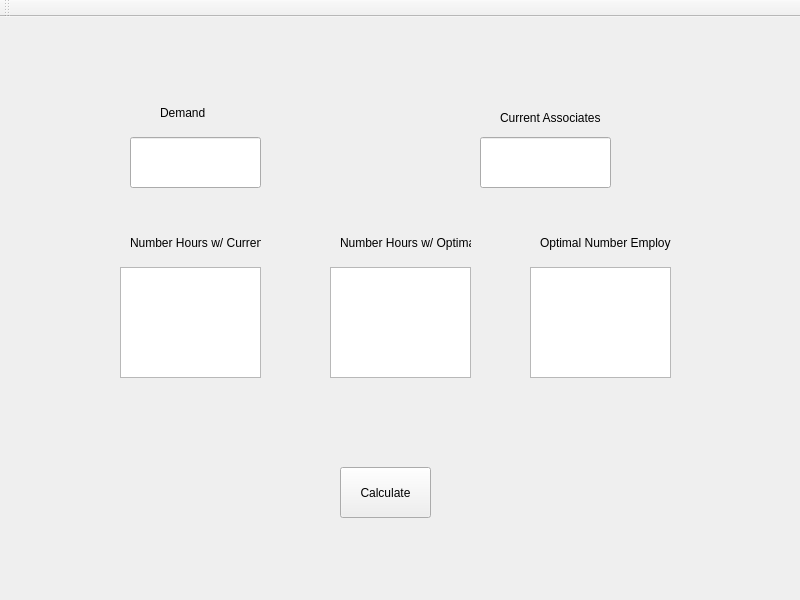
<?xml version="1.0" encoding="UTF-8"?>
<ui version="4.0">
 <class>MainWindow</class>
 <widget class="QMainWindow" name="MainWindow">
  <property name="geometry">
   <rect>
    <x>0</x>
    <y>0</y>
    <width>800</width>
    <height>600</height>
   </rect>
  </property>
  <property name="windowTitle">
   <string>MainWindow</string>
  </property>
  <widget class="QWidget" name="centralwidget">
   <widget class="QPushButton" name="pushButton">
    <property name="geometry">
     <rect>
      <x>340</x>
      <y>450</y>
      <width>91</width>
      <height>51</height>
     </rect>
    </property>
    <property name="text">
     <string>Calculate</string>
    </property>
   </widget>
   <widget class="QLineEdit" name="meanDemandInput">
    <property name="geometry">
     <rect>
      <x>130</x>
      <y>120</y>
      <width>131</width>
      <height>51</height>
     </rect>
    </property>
    <property name="text">
     <string/>
    </property>
   </widget>
   <widget class="QLineEdit" name="associatesInput">
    <property name="geometry">
     <rect>
      <x>480</x>
      <y>120</y>
      <width>131</width>
      <height>51</height>
     </rect>
    </property>
    <property name="text">
     <string/>
    </property>
   </widget>
   <widget class="QTextBrowser" name="currentHours">
    <property name="geometry">
     <rect>
      <x>120</x>
      <y>250</y>
      <width>141</width>
      <height>111</height>
     </rect>
    </property>
   </widget>
   <widget class="QTextBrowser" name="optimalHours">
    <property name="geometry">
     <rect>
      <x>330</x>
      <y>250</y>
      <width>141</width>
      <height>111</height>
     </rect>
    </property>
   </widget>
   <widget class="QTextBrowser" name="optimalAss">
    <property name="geometry">
     <rect>
      <x>530</x>
      <y>250</y>
      <width>141</width>
      <height>111</height>
     </rect>
    </property>
   </widget>
   <widget class="QLabel" name="label">
    <property name="geometry">
     <rect>
      <x>160</x>
      <y>80</y>
      <width>71</width>
      <height>31</height>
     </rect>
    </property>
    <property name="text">
     <string>Demand</string>
    </property>
   </widget>
   <widget class="QLabel" name="label_2">
    <property name="geometry">
     <rect>
      <x>500</x>
      <y>90</y>
      <width>101</width>
      <height>21</height>
     </rect>
    </property>
    <property name="text">
     <string>Current Associates</string>
    </property>
   </widget>
   <widget class="QLabel" name="label_3">
    <property name="geometry">
     <rect>
      <x>130</x>
      <y>210</y>
      <width>131</width>
      <height>31</height>
     </rect>
    </property>
    <property name="text">
     <string>Number Hours w/ Current</string>
    </property>
   </widget>
   <widget class="QLabel" name="label_4">
    <property name="geometry">
     <rect>
      <x>340</x>
      <y>210</y>
      <width>131</width>
      <height>31</height>
     </rect>
    </property>
    <property name="text">
     <string>Number Hours w/ Optimal</string>
    </property>
   </widget>
   <widget class="QLabel" name="label_5">
    <property name="geometry">
     <rect>
      <x>540</x>
      <y>210</y>
      <width>131</width>
      <height>31</height>
     </rect>
    </property>
    <property name="text">
     <string>Optimal Number Employees</string>
    </property>
   </widget>
  </widget>
  <widget class="QMenuBar" name="menubar">
   <property name="geometry">
    <rect>
     <x>0</x>
     <y>0</y>
     <width>800</width>
     <height>21</height>
    </rect>
   </property>
  </widget>
  <widget class="QToolBar" name="toolBar">
   <property name="windowTitle">
    <string>toolBar</string>
   </property>
   <attribute name="toolBarArea">
    <enum>TopToolBarArea</enum>
   </attribute>
   <attribute name="toolBarBreak">
    <bool>false</bool>
   </attribute>
  </widget>
 </widget>
 <resources/>
 <connections/>
</ui>
